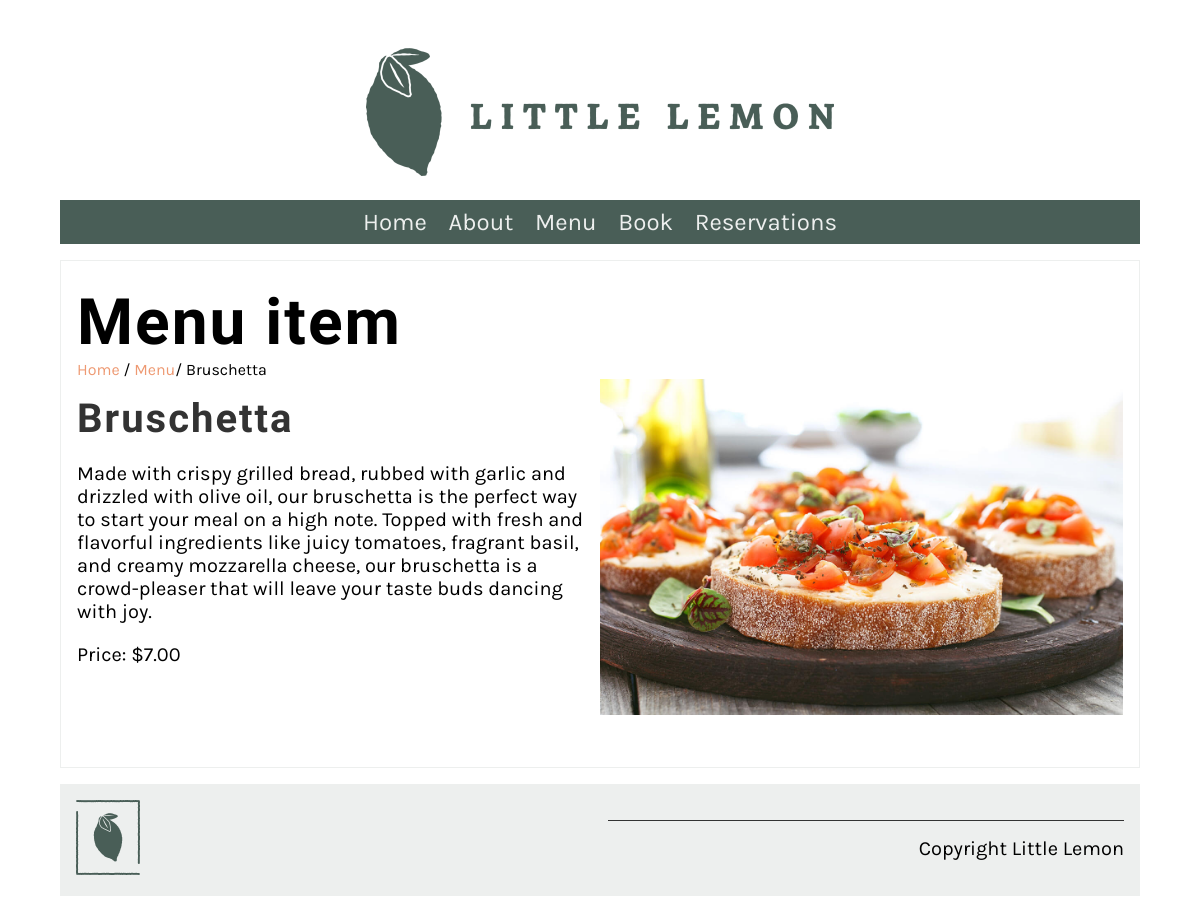
Page /booking/menu_item/14/ on the committed database.
### booking_app/models.py (models this page shows)
class Menu(models.Model):
    item_name = models.CharField(max_length=200)
    category = models.CharField(max_length=200)
    description = models.TextField(max_length=1000, default='description will be added soon')
    price = models.IntegerField()

### booking_app/views.py (the view)
# urls.py: path('menu_item/<int:pk>/', views.display_menu_item, name="menu_item"),
def display_menu_item(request, pk=None):
    if pk:
        menu_item = Menu.objects.get(pk=pk)
    else:
        menu_item = ""
    context = {'menu_item': menu_item}
    return render(request, 'menu_item.html', context)

### booking_app/templates/menu_item.html
{% extends 'base.html' %}
{% load static %}
{% block content %}
<section>
   <article>
      <h1>Menu item</h1>
      <span>
         <a href="{% url 'home' %}">Home</a> /
         <a href="{% url 'menu' %}">Menu</a>/
         {{menu_item.item_name}}
      </span>
      <div class="row">
         <div class="column">
            <h2>
                {{ menu_item.item_name }}
            </h2>
            <p>
                {{ menu_item.description }}
            </p>
            <p>
                Price: ${{ menu_item.price }}.00
            </p>
         </div>
         <div class="column">
            <img src="{% static 'img/menu_items/' %}{{menu_item.item_name}}.jpg" alt="{{ menu_item.item_name }}" />
        </div>
      </div>
   </article>
</section>
{% endblock %}

### booking_app/static/css/style.css (style rules this page uses)
body { font-family: 'Karla', sans-serif; margin-top: 3rem; margin-bottom: 3rem; margin-left: 5%; margin-right: 5%; }
h1, h2, h3, h4, h5, h6 { font-family: 'Markazi Text', serif; letter-spacing: 2px;; }
h1 { font-size: 4rem; margin-top: 1.5rem; margin-bottom: 0; }
h2 { font-size: 2.5rem; color: #333333; margin:1rem 0; }
p, ul { font-size: 1.25rem;; }
a { color: #EE9972; text-decoration: none; }
section { display: flex; gap: 2rem 1rem; margin-top: 1rem; margin-bottom: 1rem; flex-direction: row; }
article { flex:1; }
article img { max-width: 100%; }
main article { border: 1px solid #EDEFEE; padding-left: 1rem; padding-right: 1rem; }
.row { display: flex; flex-direction: row; width: 100%; padding-bottom: 1rem; }
.column { flex-basis: 50%; margin-bottom: 1rem; padding-bottom: 1rem; }

### rows in the picture
Menu: item_name "Bruschetta", description "Made with crispy grilled bread, rubbed with garlic and drizzled with olive oil, our bruschetta is the perfect way to start your meal on a high note. Topped with fresh and flavorful ingredients like juicy tomatoes, fragrant basil, and creamy mozzarella cheese, our bruschetta is a crowd-pleaser that will leave your taste buds dancing with joy.", price "7", item_name (picture)
